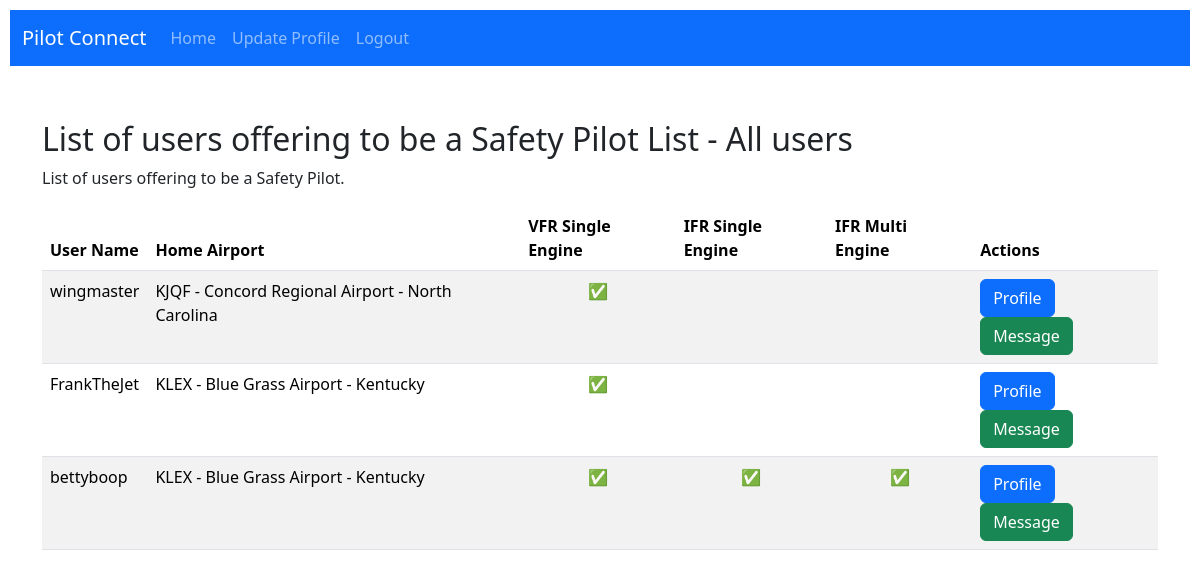
Page /safety-pilot_list_offering/ on the committed database.
### connections/models.py (models this page shows, shortened)
class PilotProfile(models.Model):
    user = models.OneToOneField(User, on_delete=models.CASCADE)
    home_airport = models.ForeignKey(AirportData, on_delete=models.SET_NULL, null=True, blank=True)
    flight_hours = models.PositiveIntegerField(default=0)
    last_activity_date = models.DateTimeField(null=True, blank=True)
    private_pilot = models.BooleanField(default=False)
    instrument_rating = models.BooleanField(default=False)
    commercial_pilot_single_engine = models.BooleanField(default=False)
    flight_instructor_cfi = models.BooleanField(default=False)
    flight_instructor_cfii = models.BooleanField(default=False)
    commercial_pilot_multi_engine = models.BooleanField(default=False)
    flight_instructor_multi_engine_mei = models.BooleanField(default=False)
    safety_pilot_need_vfr_single_engine = models.BooleanField(default=False)
    safety_pilot_need_ifr_single_engine = models.BooleanField(default=False)
    safety_pilot_need_ifr_multi_engine = models.BooleanField(default=False)
    safety_pilot_offer_vfr_single_engine = models.BooleanField(default=False)
    safety_pilot_offer_ifr_single_engine = models.BooleanField(default=False)
    safety_pilot_offer_ifr_multi_engine = models.BooleanField(default=False)
    instructor_need_cfi = models.BooleanField(default=False)
    instructor_need_instrument_cfii = models.BooleanField(default=False)
    instructor_need_commercial_single_engine = models.BooleanField(default=False)
    instructor_need_commercial_multi_engine_mei = models.BooleanField(default=False)
    instructor_offer_cfi = models.BooleanField(default=False)
    instructor_offer_instrument_cfii = models.BooleanField(default=False)
    instructor_offer_commercial_single_engine = models.BooleanField(default=False)
    instructor_offer_commercial_multi_engine_mei = models.BooleanField(default=False)
    rent_need_single_engine = models.BooleanField(default=False)
    rent_need_multi_engine = models.BooleanField(default=False)
    rent_offer_single_engine = models.BooleanField(default=False)
    rent_offer_multi_engine = models.BooleanField(default=False)
    comments = models.TextField(null=True, blank=True)

class AirportData(models.Model):
    country_code = models.CharField(max_length=2, default='US')
    iata = models.CharField(max_length=3)
    icao = models.CharField(max_length=4)
    airport = models.CharField(max_length=255)
    latitude = models.FloatField(default=0.0)
    longitude = models.FloatField(default=0.0)
    city = models.CharField(max_length=255)
    state = models.CharField(max_length=255)
    def __str__(self):
        return f"{self.icao} - {self.airport} - {self.state}"

### connections/views.py (the view)
# urls.py: path('safety-pilot_list_offering/', SafetyPilotListOfferingView.as_view(), name='safety_pilot_list_offering'),
class SafetyPilotListOfferingView(ListView):
    model = PilotProfile
    template_name = 'connections/safety_pilot_list_offering.html'
    def get_queryset(self):
        return PilotProfile.objects.filter(
            Q(safety_pilot_offer_vfr_single_engine=True) |
            Q(safety_pilot_offer_ifr_single_engine=True) |
            Q(safety_pilot_offer_ifr_multi_engine=True)
        )

### connections/templates/connections/safety_pilot_list_offering.html (shortened to what this page needs)
{% extends 'connections/base.html' %}
{% block content %}
  <div class="container mt-4">
    <h2>List of users offering to be a Safety Pilot List - All users</h2>
    <p>List of users offering to be a Safety Pilot.</p>
    <table class="table table-striped mt-2">
      <thead>
        <tr>
          <th scope="col">User Name</th>
          <th scope="col">Home Airport</th>
          <th scope="col">VFR Single Engine</th>
          <th scope="col">IFR Single Engine</th>
          <th scope="col">IFR Multi Engine</th>
          <th scope="col">Actions</th>
        </tr>
      </thead>
      <tbody>
        {% for pilot_profile in object_list %}
          <tr>
            <td>{{ pilot_profile.user.username }}</td>
            <td>{{ pilot_profile.home_airport }}</td>
            <td class="text-center">{% if pilot_profile.safety_pilot_offer_vfr_single_engine %}✅{% endif %}</td>
            <td class="text-center">{% if pilot_profile.safety_pilot_offer_ifr_single_engine %}✅{% endif %}</td>
            <td class="text-center">{% if pilot_profile.safety_pilot_offer_ifr_multi_engine %}✅{% endif %}</td>
            <td>
              <a href="{% url 'view_pilot_profile' user_id=pilot_profile.user.id %}" class="btn btn-primary">Profile</a>
              <a href="{% url 'send_message' recipient_id=pilot_profile.user.id %}" class="btn btn-success">Message</a>
            </td>
          </tr>
        {% endfor %}
      </tbody>
    </table>
  </div>
{% endblock %}

### connections/templates/connections/base.html (style rules this page uses)
body { margin: 0; padding: 0; display: flex; flex-direction: column; min-height: 100vh; }

### rows in the picture
PilotProfile: user.username "wingmaster", home_airport "KJQF - Concord Regional Airport - North Carolina"
PilotProfile: user.username "FrankTheJet", home_airport "KLEX - Blue Grass Airport - Kentucky"
PilotProfile: user.username "bettyboop", home_airport "KLEX - Blue Grass Airport - Kentucky"
